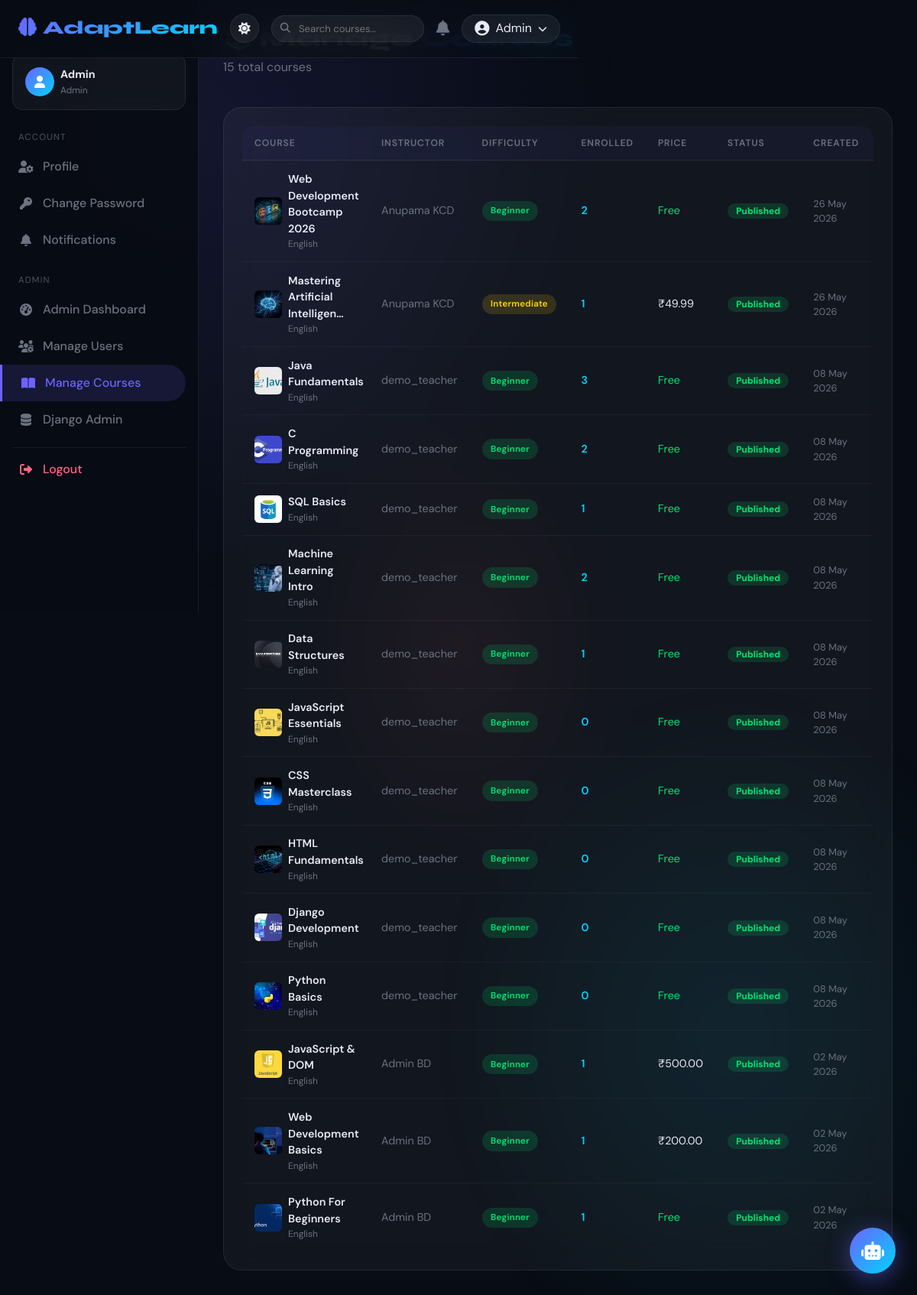
Before: /admin-panel/courses/ (signed in) with the older database file.
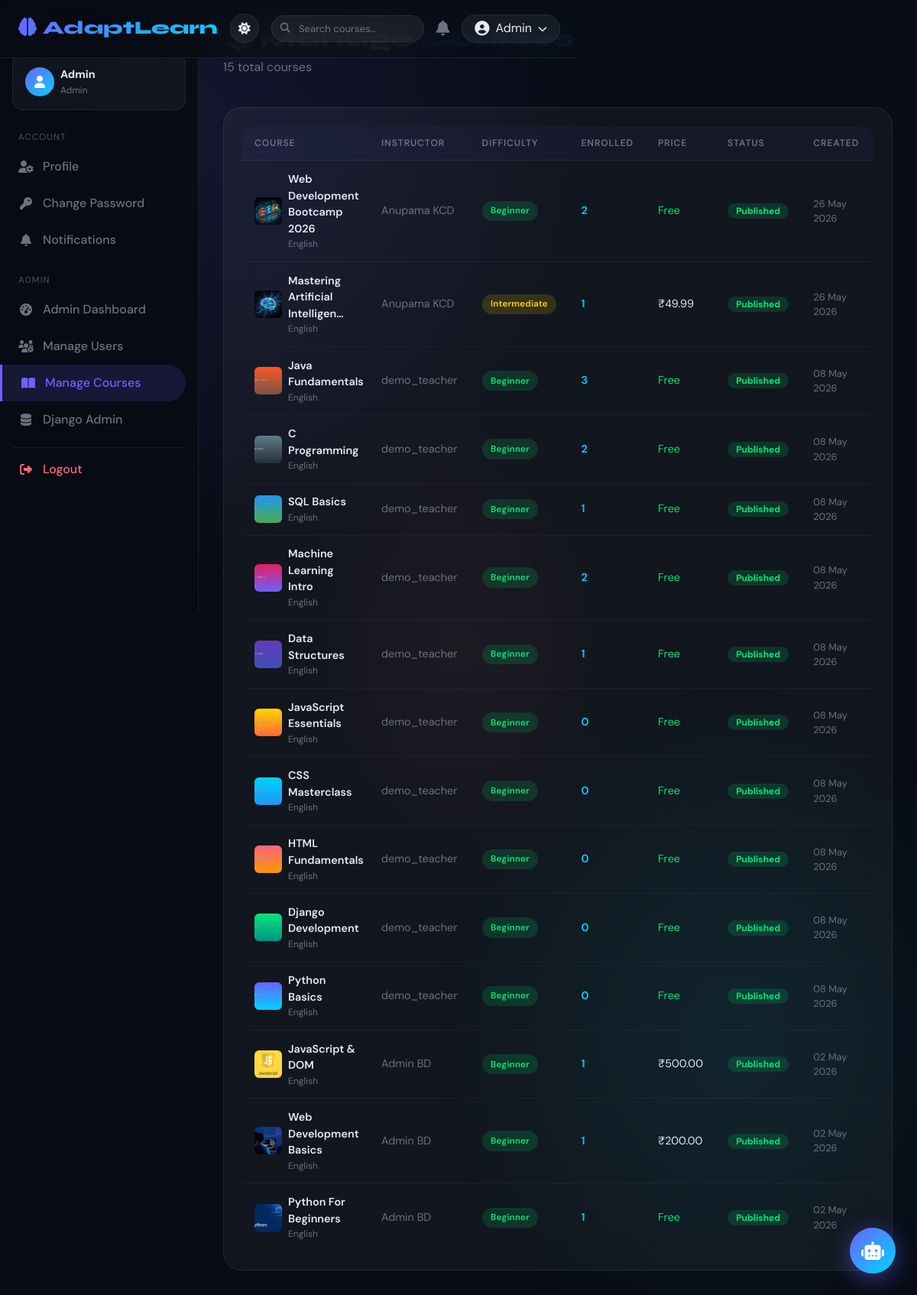
After: the same page with the newer database file.
### learning/models.py (models this page shows, shortened)
class Course(models.Model):
    DIFFICULTY = [('beginner','Beginner'),('intermediate','Intermediate'),('advanced','Advanced')]
    STATUS     = [('draft','Draft'),('published','Published'),('archived','Archived')]
    title        = models.CharField(max_length=200)
    slug         = models.SlugField(unique=True)
    description  = models.TextField()
    instructor   = models.ForeignKey(User, on_delete=models.CASCADE, related_name='courses_taught')
    thumbnail    = models.ImageField(upload_to='course_thumbnails/', null=True, blank=True)
    difficulty   = models.CharField(max_length=20, choices=DIFFICULTY, default='beginner')
    status       = models.CharField(max_length=20, choices=STATUS, default='draft')
    price        = models.DecimalField(max_digits=8, decimal_places=2, default=0.00)
    is_free      = models.BooleanField(default=False)
    tags         = models.CharField(max_length=300, blank=True)
    duration_hrs = models.FloatField(default=0)
    language     = models.CharField(max_length=50, default='English')
    rating       = models.FloatField(default=0.0)
    total_enrolled = models.IntegerField(default=0)
    created_at   = models.DateTimeField(auto_now_add=True)
    updated_at   = models.DateTimeField(auto_now=True)
    class Meta:
        ordering = ['-created_at']

### learning/views.py (the view)
# urls.py: path('admin-panel/courses/', views.admin_courses, name='admin_courses'),
@login_required
def admin_courses(request):
    if not is_admin(request.user):
        return redirect('dashboard')
    courses = Course.objects.annotate(enrolled=Count('enrollments')).order_by('-created_at')
    return render(request, 'learning/admin_courses.html', {'courses': courses})

### learning/context_processors.py (called while the page is built)
def notifications_processor(request):
    if request.user.is_authenticated:
        count = Notification.objects.filter(recipient=request.user, is_read=False).count()
        return {'unread_notifications_count': count}
    return {'unread_notifications_count': 0}

def google_auth_processor(request):
    return {
        'GOOGLE_CLIENT_ID': getattr(settings, 'GOOGLE_CLIENT_ID', ''),
    }

### learning/views.py (called while the page is built)
def is_admin(user):
    return user.is_authenticated and (
                user.is_superuser or getattr(getattr(user, 'profile', None), 'role', '') == 'admin')

### templates/learning/admin_courses.html (shortened to what this page needs)
{% extends 'base.html' %}
{% block content %}
<div class="d-flex justify-content-between align-items-center mb-4" data-aos="fade-down">
  <div>
    <h1 style="font-family:'Syne',sans-serif;font-size:1.9rem;font-weight:800">📚 Manage <span class="gradient-text">Courses</span></h1>
    <p style="color:var(--muted)">{{ courses.count }} total courses</p>
  </div>
</div>
<div class="glass p-3 p-sm-4" style="border-radius:24px" data-aos="fade-up">
  <div class="table-responsive">
    <table class="glass-table">
      <thead><tr><th>Course</th><th>Instructor</th><th>Difficulty</th><th>Enrolled</th><th>Price</th><th>Status</th><th>Created</th></tr></thead>
      <tbody>
        {% for c in courses %}
        <tr>
          <td>
            <div class="d-flex align-items-center gap-2">
              {% if c.thumbnail %}
                <img src="{{ c.thumbnail.url }}" style="width:36px;height:36px;object-fit:cover;border-radius:6px;flex-shrink:0">
              {% else %}
                <div style="width:36px;height:36px;background:linear-gradient(135deg,var(--accent),var(--accent2));border-radius:6px;display:flex;align-items:center;justify-content:center;flex-shrink:0;font-size:1.1rem">📖</div>
              {% endif %}
              <div>
                <div style="font-weight:600">{{ c.title|truncatechars:32 }}</div>
                <div style="font-size:.75rem;color:var(--muted)">{{ c.language }}</div>
              </div>
            </div>
          </td>
          <td style="color:var(--muted)">{{ c.instructor.get_full_name|default:c.instructor.username }}</td>
          <td><span class="badge-difficulty badge-{{ c.difficulty }}">{{ c.get_difficulty_display }}</span></td>
          <td style="color:var(--accent2);font-weight:600">{{ c.enrolled }}</td>
          <td>{% if c.is_free %}<span style="color:var(--green)">Free</span>{% else %}₹{{ c.price }}{% endif %}</td>
          <td><span class="badge" style="border-radius:50px;padding:.25rem .7rem;font-size:.75rem;
            {% if c.status == 'published' %}background:rgba(0,230,118,.15);color:#00e676
            {% elif c.status == 'draft' %}background:rgba(255,215,0,.15);color:#ffd700
            {% else %}background:rgba(255,101,132,.15);color:#ff6584{% endif %}">
            {{ c.status|title }}</span></td>
          <td style="font-size:.8rem;color:var(--muted)">{{ c.created_at|date:"d M Y" }}</td>
        </tr>
        {% empty %}
        <tr><td colspan="7" style="text-align:center;color:var(--muted);padding:3rem">No courses yet</td></tr>
        {% endfor %}
      </tbody>
    </table>
  </div>
</div>
{% endblock %}

Changed rows visible on the page:
changed Course "Java Fundamentals": thumbnail: a different picture
changed Course "C Programming": thumbnail: a different picture
changed Course "SQL Basics": thumbnail: a different picture
changed Course "Machine Learning Intro": thumbnail: a different picture
changed Course "Data Structures": thumbnail: a different picture
changed Course "JavaScript Essentials": thumbnail: a different picture
changed Course "CSS Masterclass": thumbnail: a different picture
changed Course "HTML Fundamentals": thumbnail: a different picture
changed Course "Django Development": thumbnail: a different picture
changed Course "Python Basics": thumbnail: a different picture
